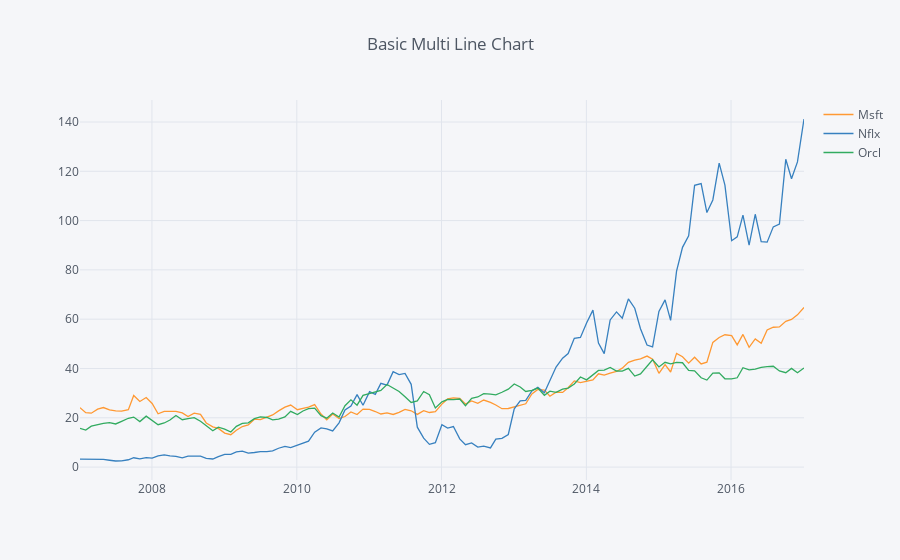

Notebook code cell kept with this figure:
### Code cell
# Create a List filled with the countries to plot
stocks_to_plot = ['Msft', 'Nflx', 'Orcl']

# plot the countries 
df_stocks_wide[stocks_to_plot].iplot(kind='line', 
                                     theme='pearl',
                                     title='Basic Multi Line Chart')
